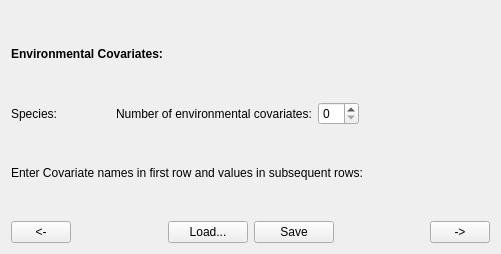
<?xml version="1.0" encoding="UTF-8"?>
<ui version="4.0">
 <class>Form</class>
 <widget class="QWidget" name="Form">
  <property name="geometry">
   <rect>
    <x>0</x>
    <y>0</y>
    <width>501</width>
    <height>254</height>
   </rect>
  </property>
  <property name="sizePolicy">
   <sizepolicy hsizetype="Expanding" vsizetype="Preferred">
    <horstretch>0</horstretch>
    <verstretch>0</verstretch>
   </sizepolicy>
  </property>
  <property name="windowTitle">
   <string>Form</string>
  </property>
  <layout class="QVBoxLayout" name="verticalLayout">
   <item>
    <widget class="QLabel" name="label">
     <property name="font">
      <font>
       <weight>75</weight>
       <bold>true</bold>
      </font>
     </property>
     <property name="text">
      <string>Environmental Covariates:</string>
     </property>
    </widget>
   </item>
   <item>
    <layout class="QHBoxLayout" name="horizontalLayout">
     <item>
      <widget class="QLabel" name="label_4">
       <property name="text">
        <string>Species:</string>
       </property>
      </widget>
     </item>
     <item>
      <widget class="QLabel" name="Setup_Tab4_SpeciesLBL">
       <property name="text">
        <string/>
       </property>
      </widget>
     </item>
     <item>
      <spacer name="horizontalSpacer_2">
       <property name="orientation">
        <enum>Qt::Horizontal</enum>
       </property>
       <property name="sizeType">
        <enum>QSizePolicy::Fixed</enum>
       </property>
       <property name="sizeHint" stdset="0">
        <size>
         <width>40</width>
         <height>20</height>
        </size>
       </property>
      </spacer>
     </item>
     <item>
      <widget class="QLabel" name="label_2">
       <property name="text">
        <string>Number of environmental covariates:</string>
       </property>
      </widget>
     </item>
     <item>
      <widget class="QSpinBox" name="Setup_Tab4_CovariatesSB">
       <property name="maximum">
        <number>10</number>
       </property>
      </widget>
     </item>
     <item>
      <spacer name="horizontalSpacer">
       <property name="orientation">
        <enum>Qt::Horizontal</enum>
       </property>
       <property name="sizeHint" stdset="0">
        <size>
         <width>40</width>
         <height>20</height>
        </size>
       </property>
      </spacer>
     </item>
    </layout>
   </item>
   <item>
    <widget class="QLabel" name="label_3">
     <property name="text">
      <string>Enter Covariate names in first row and values in subsequent rows:</string>
     </property>
    </widget>
   </item>
   <item>
    <layout class="QVBoxLayout" name="Setup_Tab4_CovariatesLT"/>
   </item>
   <item>
    <layout class="QHBoxLayout" name="horizontalLayout_87">
     <item>
      <widget class="QPushButton" name="Setup_Tab4_PrevPB">
       <property name="sizePolicy">
        <sizepolicy hsizetype="Fixed" vsizetype="Fixed">
         <horstretch>0</horstretch>
         <verstretch>0</verstretch>
        </sizepolicy>
       </property>
       <property name="minimumSize">
        <size>
         <width>60</width>
         <height>0</height>
        </size>
       </property>
       <property name="maximumSize">
        <size>
         <width>60</width>
         <height>16777215</height>
        </size>
       </property>
       <property name="toolTip">
        <string>Go to the previous page</string>
       </property>
       <property name="statusTip">
        <string>Go to the previous page</string>
       </property>
       <property name="text">
        <string>&lt;-</string>
       </property>
      </widget>
     </item>
     <item>
      <spacer name="horizontalSpacer_95">
       <property name="orientation">
        <enum>Qt::Horizontal</enum>
       </property>
       <property name="sizeHint" stdset="0">
        <size>
         <width>40</width>
         <height>20</height>
        </size>
       </property>
      </spacer>
     </item>
     <item>
      <widget class="QPushButton" name="Setup_Tab4_LoadPB">
       <property name="enabled">
        <bool>true</bool>
       </property>
       <property name="toolTip">
        <string>Load data from database table</string>
       </property>
       <property name="statusTip">
        <string>Load data from database table</string>
       </property>
       <property name="text">
        <string>Load...</string>
       </property>
      </widget>
     </item>
     <item>
      <widget class="QPushButton" name="Setup_Tab4_SavePB">
       <property name="enabled">
        <bool>true</bool>
       </property>
       <property name="toolTip">
        <string>Save above data</string>
       </property>
       <property name="statusTip">
        <string>Save above data</string>
       </property>
       <property name="text">
        <string>Save</string>
       </property>
      </widget>
     </item>
     <item>
      <spacer name="verticalSpacer_42">
       <property name="orientation">
        <enum>Qt::Horizontal</enum>
       </property>
       <property name="sizeType">
        <enum>QSizePolicy::Expanding</enum>
       </property>
       <property name="sizeHint" stdset="0">
        <size>
         <width>48</width>
         <height>20</height>
        </size>
       </property>
      </spacer>
     </item>
     <item>
      <widget class="QPushButton" name="Setup_Tab4_NextPB">
       <property name="sizePolicy">
        <sizepolicy hsizetype="Fixed" vsizetype="Fixed">
         <horstretch>0</horstretch>
         <verstretch>0</verstretch>
        </sizepolicy>
       </property>
       <property name="minimumSize">
        <size>
         <width>60</width>
         <height>0</height>
        </size>
       </property>
       <property name="maximumSize">
        <size>
         <width>60</width>
         <height>16777215</height>
        </size>
       </property>
       <property name="toolTip">
        <string>Go to the next page</string>
       </property>
       <property name="statusTip">
        <string>Go to the next page</string>
       </property>
       <property name="text">
        <string>-&gt;</string>
       </property>
      </widget>
     </item>
    </layout>
   </item>
  </layout>
 </widget>
 <resources/>
 <connections/>
</ui>
